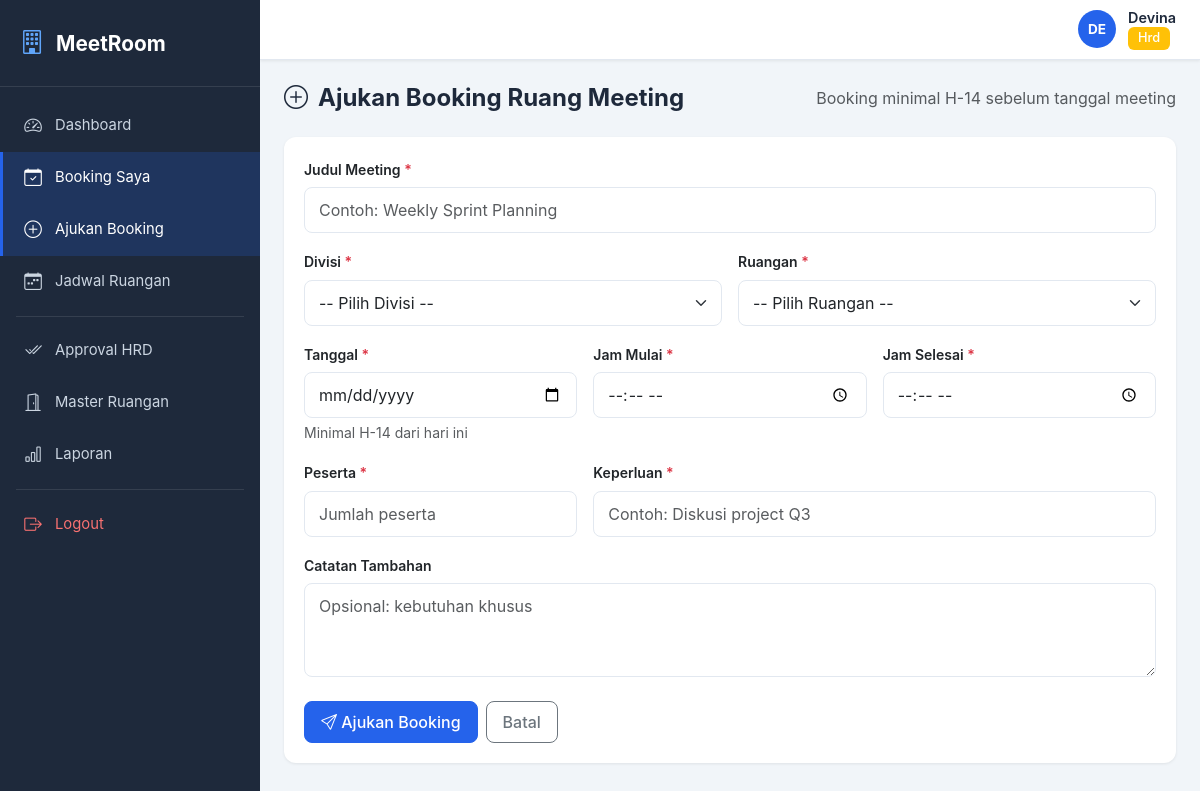
The app's page /booking/create (signed in) with its own data.
### app/models/user.py (models this page shows, shortened)
class User(UserMixin, db.Model):
    __tablename__ = 'users'
    id = db.Column(db.Integer, primary_key=True)
    nama = db.Column(db.String(100), nullable=False)
    username = db.Column(db.String(50), unique=True, nullable=False, index=True)
    password_hash = db.Column(db.String(256), nullable=False)
    role = db.Column(db.String(20), nullable=False, default='karyawan')
    division = db.Column(db.String(50), nullable=False)
    created_at = db.Column(db.DateTime, default=datetime.utcnow)
    bookings = db.relationship('RoomBooking', backref='user', lazy='dynamic',
                               foreign_keys='RoomBooking.user_id')
    approvals = db.relationship('RoomBooking', backref='approver',
                                foreign_keys='RoomBooking.approved_by',
                                lazy='dynamic')
    def is_admin_or_above(self):
        return self.role in ('admin', 'hrd', 'direktur')

### app/routes/booking.py (the view, shortened to what this page needs)
@booking_bp.route('/create', methods=['GET', 'POST'])
@login_required
def create():
    rooms = MeetingRoom.get_active_rooms()
    divisions = Division.get_active_choices()
    min_days = current_app.config.get('MIN_BOOKING_DAYS', 14)
    return render_template(
        'booking/form.html', rooms=rooms, divisions=divisions, min_days=min_days
    )

### app/models/division.py (called while the page is built)
    @classmethod
    def get_active_choices(cls):
        return [(d.name, d.name) for d in cls.query.filter_by(is_active=True).order_by(cls.name).all()]

### app/models/meeting_room.py (called while the page is built)
    @classmethod
    def get_active_rooms(cls):
        return cls.query.filter_by(is_active=True).order_by(cls.room_name).all()

### app/models/user.py (called while the page is built)
@login_manager.user_loader
def load_user(user_id):
    return User.query.get(int(user_id))

### app/templates/booking/form.html (shortened to what this page needs)
{% extends "base.html" %}
{% block page_title %}
<div class="page-header">
    <h4><i class="bi bi-plus-circle"></i> Ajukan Booking Ruang Meeting</h4>
    <span class="text-muted">Booking minimal H-{{ min_days }} sebelum tanggal meeting</span>
</div>
{% endblock %}
{% block content %}
<div class="card">
    <div class="card-body">
        <form method="POST" id="bookingForm">
            <div class="row g-3">
                <div class="col-12">
                    <label for="title" class="form-label">Judul Meeting <span class="text-danger">*</span></label>
                    <input type="text" class="form-control" id="title" name="title" placeholder="Contoh: Weekly Sprint Planning" required>
                </div>
                <div class="col-md-6">
                    <label for="division" class="form-label">Divisi <span class="text-danger">*</span></label>
                    <select class="form-select" id="division" name="division" required>
                        <option value="">-- Pilih Divisi --</option>
                    </select>
                </div>
                <div class="col-md-6">
                    <label for="room_id" class="form-label">Ruangan <span class="text-danger">*</span></label>
                    <select class="form-select" id="room_id" name="room_id" required onchange="updateCapacityInfo()">
                        <option value="">-- Pilih Ruangan --</option>
                    </select>
                </div>
                <div class="col-md-4">
                    <label for="meeting_date" class="form-label">Tanggal <span class="text-danger">*</span></label>
                    <input type="date" class="form-control" id="meeting_date" name="meeting_date" required>
                    <div class="form-text">Minimal H-{{ min_days }} dari hari ini</div>
                </div>
                <div class="col-md-4">
                    <label for="start_time" class="form-label">Jam Mulai <span class="text-danger">*</span></label>
                    <input type="time" class="form-control" id="start_time" name="start_time" required>
                </div>
                <div class="col-md-4">
                    <label for="end_time" class="form-label">Jam Selesai <span class="text-danger">*</span></label>
                    <input type="time" class="form-control" id="end_time" name="end_time" required>
                </div>
                <div class="col-md-4">
                    <label for="participant_count" class="form-label">Peserta <span class="text-danger">*</span></label>
                    <input type="number" class="form-control" id="participant_count" name="participant_count" min="1" placeholder="Jumlah peserta" required>
                </div>
                <div class="col-md-8">
                    <label for="purpose" class="form-label">Keperluan <span class="text-danger">*</span></label>
                    <input type="text" class="form-control" id="purpose" name="purpose" placeholder="Contoh: Diskusi project Q3" required>
                </div>
                <div class="col-12">
                    <label for="notes" class="form-label">Catatan Tambahan</label>
                    <textarea class="form-control" id="notes" name="notes" rows="3" placeholder="Opsional: kebutuhan khusus"></textarea>
                </div>
            </div>
            <div class="mt-4 d-flex gap-2">
                <button type="submit" class="btn btn-primary"><i class="bi bi-send"></i> Ajukan Booking</button>
                <a href="{{ url_for('booking.my_bookings') }}" class="btn btn-outline-secondary">Batal</a>
            </div>
        </form>
    </div>
</div>
{% endblock %}

### app/templates/base.html (shortened to what this page needs)
<!DOCTYPE html>
<html lang="id">
<head>
    <link href="https://cdn.jsdelivr.net/npm/bootstrap@5.3.2/dist/css/bootstrap.min.css" rel="stylesheet">
    <link href="https://cdn.jsdelivr.net/npm/bootstrap-icons@1.11.2/font/bootstrap-icons.css" rel="stylesheet">
    <link href="{{ url_for('static', filename='css/style.css') }}" rel="stylesheet">
</head>
<body>
{% if current_user.is_authenticated %}
<div class="app-wrapper">
    <aside class="app-sidebar" id="sidebar">
        <div class="sidebar-brand">
            <i class="bi bi-building"></i>
            <span class="brand-text">MeetRoom</span>
        </div>
        <nav class="sidebar-nav">
            <a href="{{ url_for('dashboard.index') }}" class="nav-item {{ 'active' if request.endpoint == 'dashboard.index' }}">
                <i class="bi bi-speedometer2"></i><span>Dashboard</span>
            </a>
            <a href="{{ url_for('booking.my_bookings') }}" class="nav-item {{ 'active' if request.endpoint and request.endpoint.startswith('booking.') }}">
                <i class="bi bi-calendar-check"></i><span>Booking Saya</span>
            </a>
            <a href="{{ url_for('booking.create') }}" class="nav-item {{ 'active' if request.endpoint == 'booking.create' }}">
                <i class="bi bi-plus-circle"></i><span>Ajukan Booking</span>
            </a>
            <a href="{{ url_for('schedule.index') }}" class="nav-item {{ 'active' if request.endpoint and request.endpoint.startswith('schedule.') }}">
                <i class="bi bi-calendar-week"></i><span>Jadwal Ruangan</span>
            </a>
            {% if current_user.is_admin_or_above() %}
            <div class="nav-divider"></div>
            <a href="{{ url_for('approval.list_pending') }}" class="nav-item {{ 'active' if request.endpoint and request.endpoint.startswith('approval.') }}">
                <i class="bi bi-check2-all"></i><span>Approval HRD</span>
            </a>
            <a href="{{ url_for('room.list_rooms') }}" class="nav-item {{ 'active' if request.endpoint and request.endpoint.startswith('room.') }}">
                <i class="bi bi-door-open"></i><span>Master Ruangan</span>
            </a>
            <a href="{{ url_for('report.index') }}" class="nav-item {{ 'active' if request.endpoint and request.endpoint.startswith('report.') }}">
                <i class="bi bi-bar-chart"></i><span>Laporan</span>
            </a>
            {% endif %}
            <div class="nav-divider"></div>
            <a href="{{ url_for('auth.logout') }}" class="nav-item nav-logout">
                <i class="bi bi-box-arrow-right"></i><span>Logout</span>
            </a>
        </nav>
    </aside>
    <main class="app-main">
        <header class="app-topbar">
            <div class="topbar-user">
                <div class="user-avatar">{{ current_user.nama[:2].upper() }}</div>
                <div class="user-info">
                    <span class="user-name">{{ current_user.nama }}</span>
                    <span class="user-role">
                        <span class="badge bg-{{ 'primary' if current_user.role == 'karyawan' else 'warning' if current_user.role == 'hrd' else 'danger' if current_user.role == 'admin' else 'dark' }}">
                            {{ current_user.role | capitalize }}
                        </span>
                    </span>
                </div>
            </div>
        </header>
        <div class="app-content">
            {% block page_title %}{% endblock %}
            {% block content %}{% endblock %}
        </div>
    </main>
</div>
{% endif %}
</body>
</html>

### app/static/css/style.css (style rules this page uses)
:root { --sidebar-width: 260px; --topbar-height: 60px; --primary: #2563EB; --primary-dark: #1D4ED8; --sidebar-bg: #1E293B; --sidebar-hover: #334155; --sidebar-active: #2563EB; --bg-main: #F1F5F9; --card-bg: #FFFFFF; --text-primary: #1E293B; --text-secondary: #64748B; --border-color: #E2E8F0; --radius: 12px; --shadow-sm: 0 1px 3px rgba(0,0,0,0.08); --shadow: 0 4px 16px rgba(0,0,0,0.06); }
* { box-sizing: border-box; }
body { font-family: 'Inter', -apple-system, BlinkMacSystemFont, 'Segoe UI', sans-serif; background: var(--bg-main); color: var(--text-primary); margin: 0; line-height: 1.6; }
.app-wrapper { display: flex; min-height: 100vh; }
.app-sidebar { width: var(--sidebar-width); min-width: var(--sidebar-width); background: var(--sidebar-bg); color: #fff; display: flex; flex-direction: column; position: fixed; top: 0; left: 0; bottom: 0; z-index: 1000; transition: transform 0.3s ease; overflow-y: auto; }
.sidebar-brand { padding: 24px 20px; font-size: 1.3rem; font-weight: 700; display: flex; align-items: center; gap: 12px; border-bottom: 1px solid rgba(255,255,255,0.1); }
.sidebar-brand i { font-size: 1.5rem; color: #60A5FA; }
.sidebar-nav { flex: 1; padding: 12px 0; }
.nav-item { display: flex; align-items: center; gap: 12px; padding: 12px 20px; color: #CBD5E1; text-decoration: none; transition: all 0.2s; font-size: 0.925rem; border-left: 3px solid transparent; }
.nav-item.active { background: rgba(37, 99, 235, 0.2); color: #fff; border-left-color: var(--sidebar-active); }
.nav-item i { font-size: 1.1rem; width: 20px; text-align: center; }
.nav-divider { height: 1px; background: rgba(255,255,255,0.1); margin: 8px 16px; }
.nav-logout { color: #F87171; }
.app-main { flex: 1; margin-left: var(--sidebar-width); display: flex; flex-direction: column; min-height: 100vh; }
.app-topbar { height: var(--topbar-height); background: var(--card-bg); border-bottom: 1px solid var(--border-color); display: flex; align-items: center; padding: 0 24px; position: sticky; top: 0; z-index: 999; box-shadow: var(--shadow-sm); }
.topbar-user { display: flex; align-items: center; gap: 12px; }
.user-avatar { width: 38px; height: 38px; border-radius: 50%; background: var(--primary); color: #fff; display: flex; align-items: center; justify-content: center; font-weight: 700; font-size: 0.85rem; }
.user-info { display: flex; flex-direction: column; }
.user-name { font-weight: 600; font-size: 0.9rem; line-height: 1.2; }
.user-role { font-size: 0.75rem; }
.app-content { padding: 24px; flex: 1; }
.page-header { display: flex; justify-content: space-between; align-items: center; margin-bottom: 24px; flex-wrap: wrap; gap: 12px; }
.page-header h4 { margin: 0; font-weight: 700; display: flex; align-items: center; gap: 10px; }
.card { border: none; border-radius: var(--radius); box-shadow: var(--shadow-sm); }
.card-body { padding: 20px; }
.badge { font-weight: 500; padding: 5px 10px; border-radius: 6px; font-size: 0.8rem; }
.btn { border-radius: 8px; font-weight: 500; padding: 8px 16px; transition: all 0.2s; }
.btn-primary { background: var(--primary); border-color: var(--primary); }
.form-control, .form-select { border-radius: 8px; border: 1px solid var(--border-color); padding: 10px 14px; transition: border-color 0.2s, box-shadow 0.2s; }
.form-label { font-weight: 600; font-size: 0.875rem; margin-bottom: 6px; }

### records on screen
User: nama "DE", nama "Devina", role "Hrd"

### other values on screen
{{ min_days }} "14"
